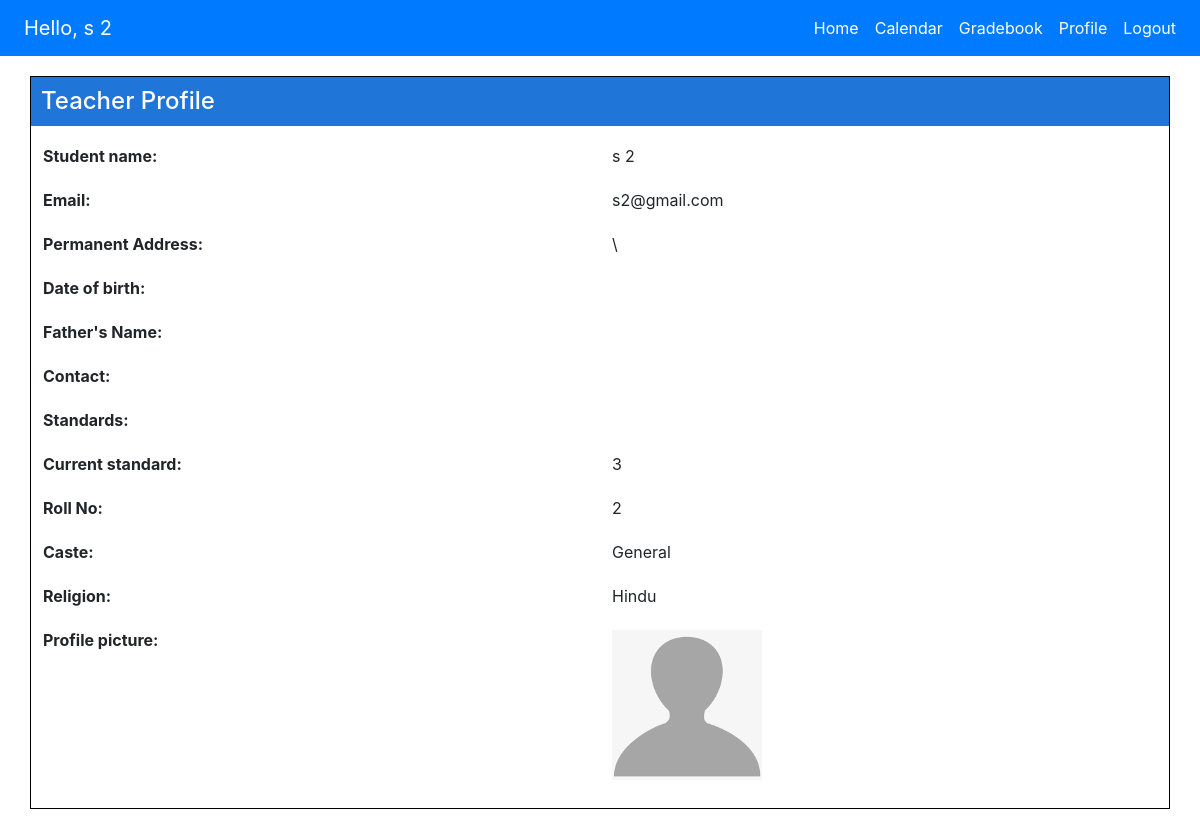
The app's page /student/profile/s2gmailcom/ (signed in) with its own data.
### students/models.py (models this page shows, shortened)
class Student(models.Model):
    user = models.OneToOneField(User,on_delete=models.CASCADE)
    standards = models.ManyToManyField(Standard)
    current_standard = models.ForeignKey(Standard,related_name='Class',on_delete=models.CASCADE,null=True,blank=True)
    roll_number = models.PositiveIntegerField()
    created_at = models.DateTimeField(auto_now_add=True,editable=False)
    updated_at = models.DateTimeField(auto_now=True,editable=False)
    admission_no = models.CharField(max_length=20)
    father = models.CharField(max_length=200)
    slug = models.SlugField(max_length=210,blank=True,null=True,editable=False)
    caste = models.CharField(max_length=20,
                             choices=CASTE_CHOICES,
                             default="General")
    religion = models.CharField(max_length=10,
                                choices=RELIGION_CHOICES,
                                default='Hindu')

### accounts/models.py (models this page shows, shortened)
class User(AbstractBaseUser):
    email = models.EmailField(
        max_length=255,
        unique=True,
        default='s@gmail.com'
    )
    contact_no = models.CharField(max_length=10,blank=True)
    first_name = models.CharField(max_length=200,default='s')
    last_name = models.CharField(max_length=200,default='0')
    active = models.BooleanField(default=True)
    staff = models.BooleanField(default=False)
    is_student = models.BooleanField(default=True)
    is_teacher = models.BooleanField(default=False)
    admin = models.BooleanField(default=False)
    address = models.CharField(max_length=200,default="",blank=True)
    profile_pic = models.ImageField(upload_to='profile_pic/',null=True,blank=True)
    date_of_birth = models.DateField(
        auto_now_add=False,
        help_text = 'Format: YYYY-MM-DD',
        blank=True,
        null=True
        )
    objects = UserManager()
    USERNAME_FIELD = 'email'
    @property
    def is_active(self):
        return self.active

### standards/models.py (models this page shows)
class Standard(models.Model):
    name = models.CharField(max_length=200, unique=True)
    slug = models.SlugField(max_length=205, null=True, blank=True, editable=False)
    def __str__(self):
        return self.name

### students/views.py (the view)
# urls.py: path('profile/<slug:slug>/',views.student_profile_view,name='profile'),
@login_required
def student_profile_view(request,slug=None):
    user = request.user
    if slug is None:
        student = user.student
    else:
        student = Student.objects.get(slug=slug)
    return render(request,'students/profile.html',{'student':student})

### accounts/context_processors.py (called while the page is built, shortened)
def add_variable_to_context(request):
    if request.user.is_authenticated:
        if request.user.is_student:
            try:
                student = Student.objects.get(user=request.user)
                return {'student':student}
            except Student.DoesNotExist:
                return {}
    return {}

### templates/students/profile.html (shortened to what this page needs)
{% extends 'students/base.html' %}
{% load static %}
{% block stylesheets %}
  <link rel="stylesheet" href="{% static 'students/style.css' %}">
{% endblock %}
{% block body_block%}
  <div class="container profile-box">
    <h4>Teacher Profile</h4>
    <table class="table thead-dark table-hover table-borderless">
      <tr>
        <td><strong>Student name:</strong></td>
        <td>{{student.user.first_name}} {{student.user.last_name}}</td>
      </tr>
      <tr>
        <td><strong>Email:</strong></td>
        <td>{{student.user.email}}</td>
      </tr>
      <tr>
        <td><strong>Permanent Address:</strong></td>
        <td>\</td>
      </tr>
      <tr>
        <td><strong>Date of birth:</strong></td>
        <td></td>
      </tr>
      <tr>
        <td><strong>Father's Name:</strong></td>
        <td></td>
      </tr>
      <tr>
        <td><strong>Contact:</strong></td>
        <td>{{student.user.contact_no}}</td>
      </tr>
      <tr>
        <td><strong>Standards:</strong></td>
      </tr>
      <tr>
        <td><strong>Current standard:</strong></td>
        <td>{{student.current_standard}}</td>
      </tr>
      <tr>
        <td><strong>Roll No:</strong></td>
        <td>{{student.roll_number}}</td>
      </tr>
      <tr>
        <td><strong>Caste:</strong></td>
        <td>{{student.caste}}</td>
      </tr>
      <tr>
        <td><strong>Religion:</strong></td>
        <td>{{student.religion}}</td>
      </tr>
      <tr>
        <td><strong>Profile picture:</strong></td>
        {% if student.user.profile_pic %}
        <td><img src="{{student.user.profile_pic.url}}"
                 alt="No profile pic"
                 style="width:150px; height:150px; margin-bottom:5px"><br>
        {% else %}
        <td>
          <img src="{% static 'images/default_profile_pic.png' %}"
               alt=""
               style="width:150px; height:150px"><br>
        {% endif %}
        </td>
      </tr>
    </table>
  </div>
{% endblock %}

### templates/students/base.html (shortened to what this page needs)
{% load static %}
{% load crispy_forms_tags %}
{% load bootstrap4 %}
{% bootstrap_css %}
<!DOCTYPE html>
<html lang="en">
<head>
  <link rel="stylesheet" href="https://use.fontawesome.com/releases/v5.0.10/css/all.css"
>
  <link rel="stylesheet" href="{% static 'general.css' %}">
  {% block stylesheets %}
  {% endblock %}
</head>
<body>
    <nav class="navbar navbar-expand-lg sticky-top navbar-dark bg-primary">
      <a class="navbar-brand" href="#" style="cursor:auto;">Hello, {{student.user.first_name}} {{student.user.last_name}}</a>
      <div class="collapse navbar-collapse" id="navbarNav">
        <ul class="navbar-nav ml-auto">
          <li class="nav-item active">
            <a class="nav-link" href="{% url 'students:home' %}">Home <span class="sr-only">(current)</span></a>
          </li>
          <li class="nav-item active">
            <a class="nav-link" href="{% url 'students:calendar' %}">Calendar</a>
          </li>
          <li class="nav-item active">
            <a class="nav-link" href="{% url 'students:gradebook' %}">Gradebook</a>
          </li>
          <li class="nav-item active">
            <a class="nav-link" href="{% url 'students:profile' slug=student.slug %}">Profile</a>
          </li>
          <li class="nav-item active">
            <a class="nav-link" href="{% url 'accounts:logout' %}">Logout</a>
          </li>
        </ul>
      </div>
    </nav>
  {% block body_block %}
  {% endblock %}
</body>
</html>

### static/students/style.css (style rules this page uses)
.navbar-brand { margin-left: 8px; }
.profile-box { margin: 20px auto; border: 1px solid black; padding: 0; width: 100%; }
.profile-box h4 { background-color: #2075d8; color: white; padding: 10px; }
.profile-box table tr td { width: 30%; }

### records on screen
Student: user.first_name "s", user.last_name "2", user.email "s2@gmail.com", current_standard "3", roll_number "2", caste "General", religion "Hindu"
